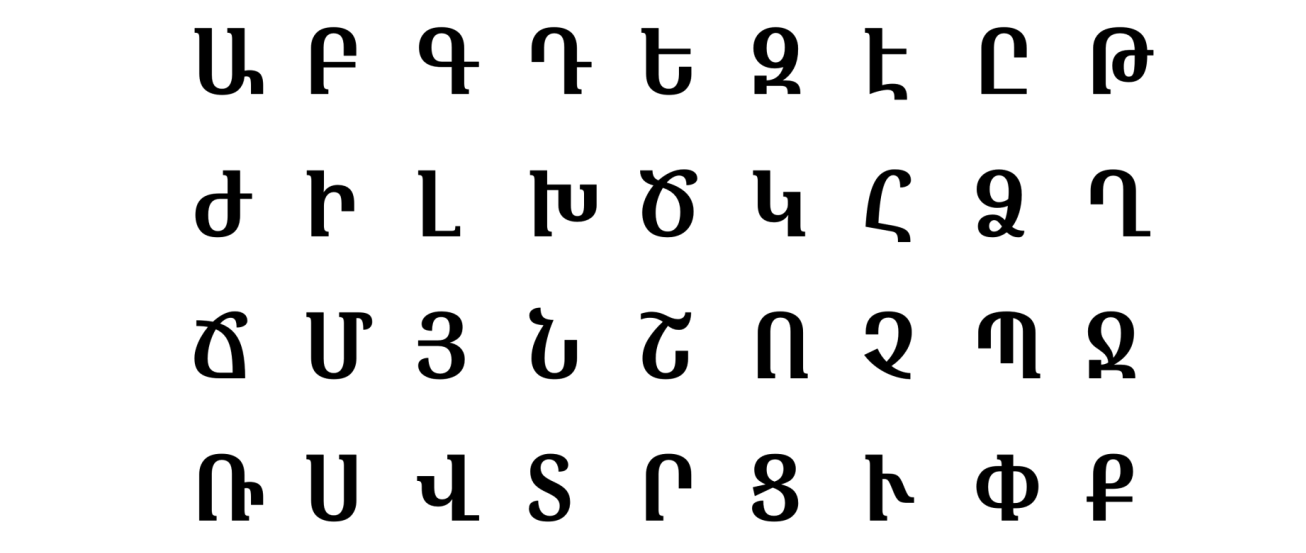
#> input picture data/armenian_alphabet_merged.png, 1306 x 553 px
$ python alphabet_maker.py
#> lines starting #> are read from the running program, lines starting #| are printed output that depends on the picture
import cv2
import os

from imutils import pad_to_shape


def align_letter(letter_img, output_size=(640, 640)):
    img_h, img_w = letter_img.shape[0], letter_img.shape[1]
    contours, hierarchy = cv2.findContours(letter_img, cv2.RETR_TREE, cv2.CHAIN_APPROX_SIMPLE)
    x, y, w, h = cv2.boundingRect(contours[0])

    letter_aligned = letter_img[y:y+h, x:x+w]
    letter_aligned = pad_to_shape(letter_aligned, (img_h, img_w))
    letter_aligned = cv2.resize(letter_aligned, output_size)

    return letter_aligned


IMG_PATH = "../data/armenian_alphabet_merged.png"
OUTPUT_PATH = "../data/armenian_alphabet"
CROP_POINT1 = (0, 165)
CROP_POINT2 = (552, 1180)
ROWS = 4
COLS = 9

img = cv2.imread(IMG_PATH)[CROP_POINT1[0]:CROP_POINT2[0], CROP_POINT1[1]:CROP_POINT2[1]]
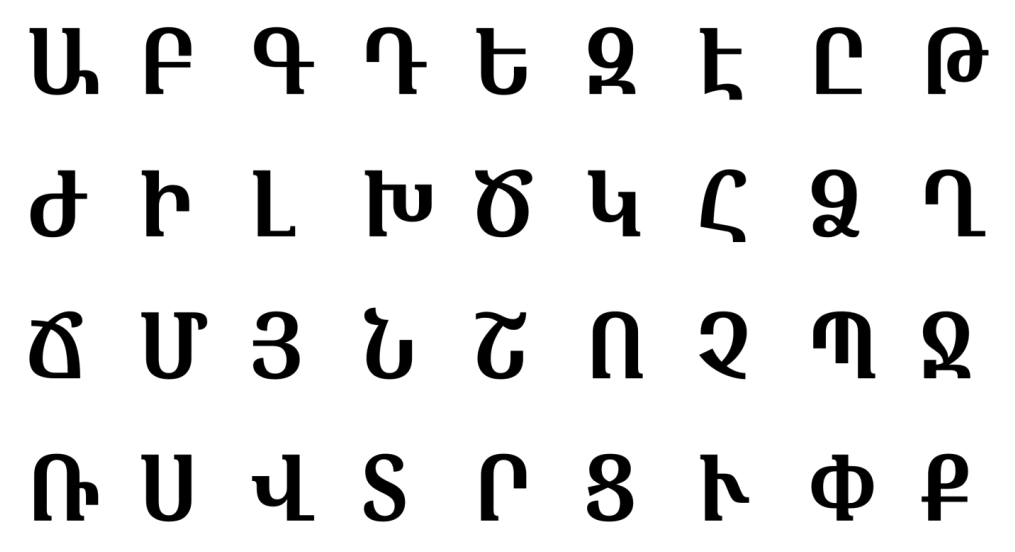
#> img: shape (552, 1015, 3); min 0, max 255, mean 229.3
img = 255 - cv2.cvtColor(img, cv2.COLOR_BGR2GRAY)
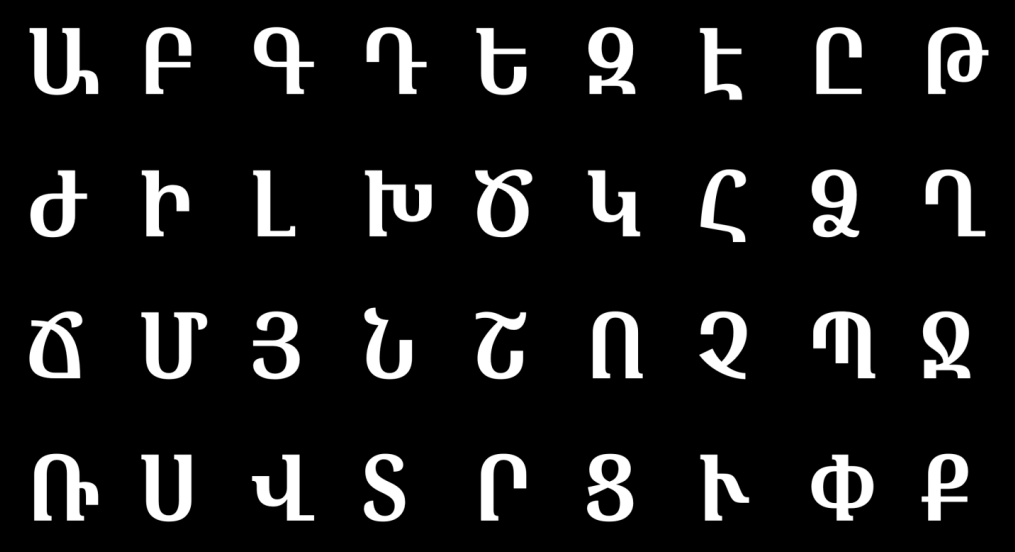
#> img: shape (552, 1015); min 0, max 255, mean 25.7
cv2.imshow("Cropped", img)
cv2.waitKey()
cv2.destroyAllWindows()

row_step = img.shape[0] // ROWS
#> row_step = 138
col_step = img.shape[1] // COLS
#> col_step = 112

for i in range(ROWS):
    for j in range(COLS):
#> (the run stopped early here; a loop or call above may not have finished)
